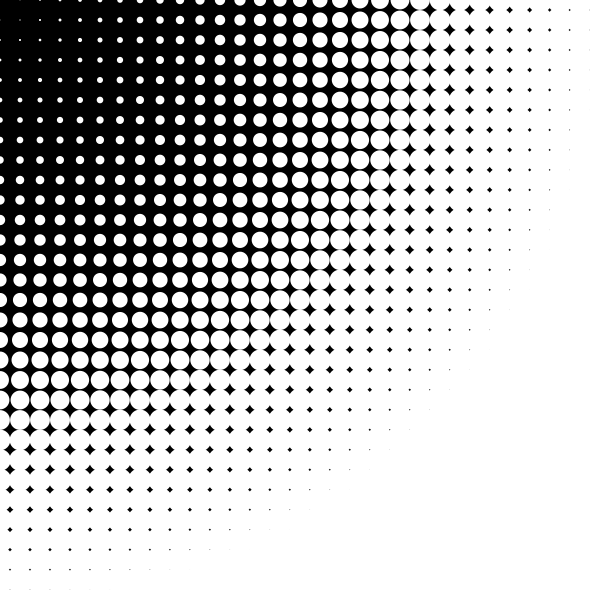
Frame 1 (no input)
Frame 60 (the mouse pressed at the canvas centre just before this capture): identical to frame 1, image omitted
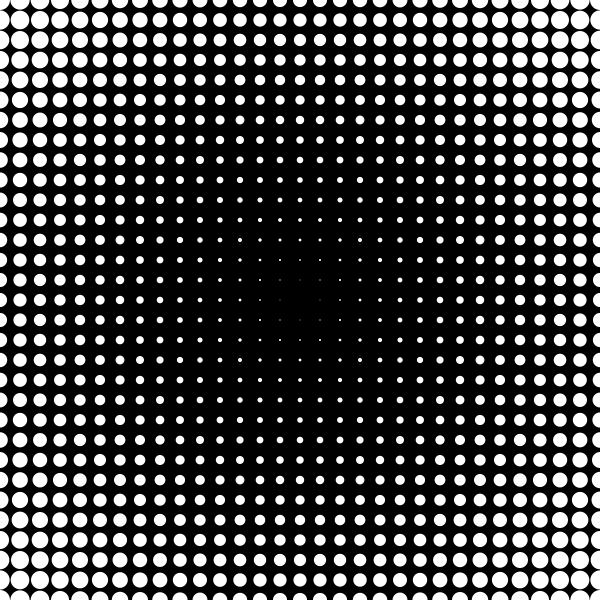
Frame 120 (the mouse held since frame 60 and released just before this capture)

The Processing sketch that drew these frames (run headless with seeded random() and noise(); from frame 60 on, the mouse is pressed at the canvas centre):

// Processing sketch: sample_06_nested_loop_circle_drawing_distance
// ── sample_06_nested_loop_circle_drawing_distance.pde
float max_distance;

void setup() {
  size(600, 600);
  noStroke();
  max_distance = dist(0, 0, width, height) / 2;
}

void draw() {
  background(0);
  
  int inc = 20;
  for(int i = 0; i <= width; i += inc) {
    for(int j = 0; j <= height; j += inc) {
      float d = dist(mouseX, mouseY, i, j);
      float radius = d / max_distance * inc;
      ellipse(i, j, radius, radius);
    }
  }
}
